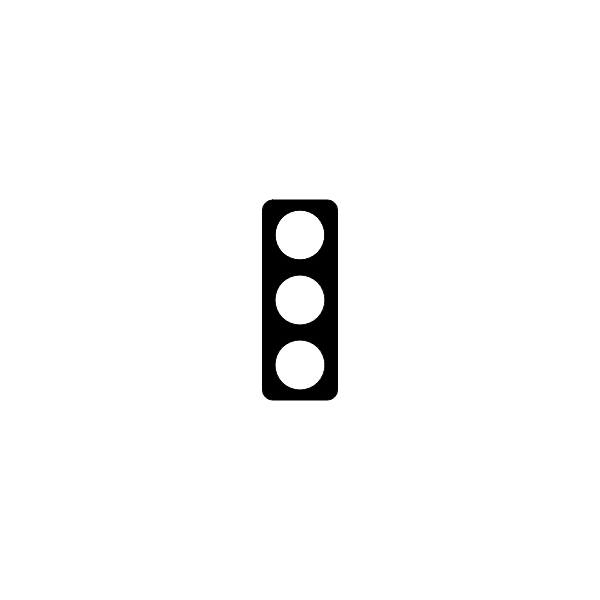
Frame 1 (no input)
Frame 60 (no input): identical to frame 1, image omitted
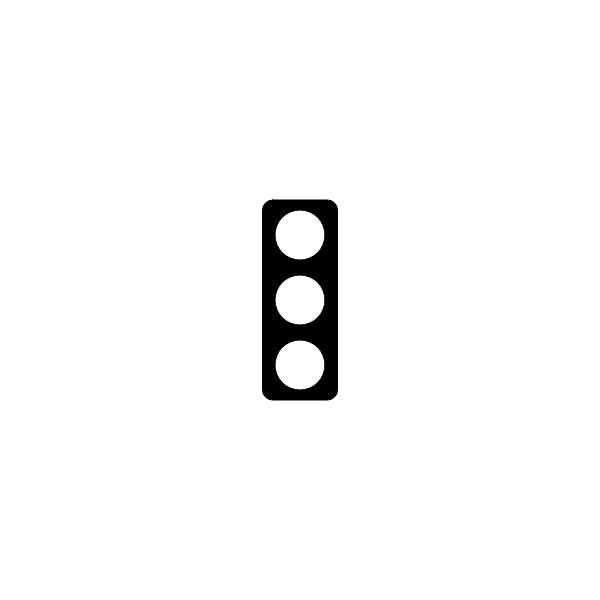
Frame 120 (the mouse pressed at the canvas centre since frame 60)

The p5.js sketch that drew these frames (run headless with seeded random() and noise() and a simulated clock; from frame 60 on, the mouse is pressed at the canvas centre):

// p5.js sketch
// ── sketch.js
//Traffic Light Starter Code
//Dan Schellenberg
//Feb 23, 2018

//GOAL: make a 'traffic light' simulator. For now, just have the light
// changing according to time. You may want to investigate the millis()
// function at processing.org/reference.

function setup() {
  createCanvas(600, 600);
}

function draw() {
  background(255);
  drawOutlineOfLights();
}

function drawOutlineOfLights() {
  //box
  rectMode(CENTER);
  fill(0);
  rect(width/2, height/2, 75, 200, 10);

  //lights
  fill(255);
  ellipse(width/2, height/2 - 65, 50, 50); //top
  ellipse(width/2, height/2, 50, 50); //middle
  ellipse(width/2, height/2 + 65, 50, 50); //bottom

  if (millis() >= 0 && millis() <= 1000) {
    fill(255, 0, 0, 0);
    ellipse(width/2, height/2 - 65, 50, 50); //top
  }
}
